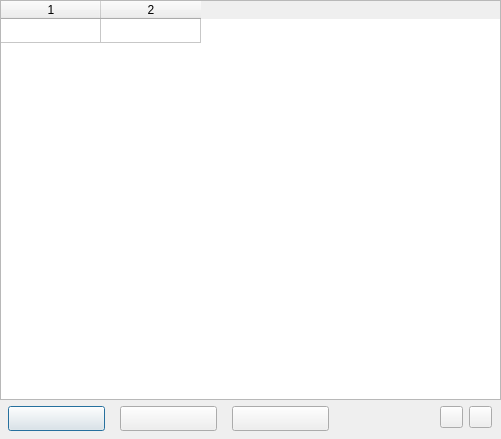
<?xml version="1.0" encoding="UTF-8"?>
<ui version="4.0">
  <class>UserInfoForm</class>
  <widget class="QDialog" name="UserInfoForm">
    <property name="geometry"><rect><x>0</x><y>0</y><width>501</width><height>439</height></rect></property>
    <property name="windowTitle"><string>Benutzerdefinierte Informationen</string></property>
    <property name="vclPosition" stdset="0"><string notr="true">poOwnerFormCenter</string></property>
    <property name="vclBorderIcons" stdset="0"><string notr="true">biSystemMenu,biMaximize</string></property>
    <property name="vclKeyPreview" stdset="0"><bool>true</bool></property>
    <property name="vclDesignWidth" stdset="0"><number>501</number></property>
    <property name="vclDesignHeight" stdset="0"><number>439</number></property>
    <widget class="QFrame" name="Panel1">
      <property name="geometry"><rect><x>0</x><y>400</y><width>501</width><height>39</height></rect></property>
      <property name="vclAlign" stdset="0"><string notr="true">alBottom</string></property>
      <property name="frameShape"><enum>QFrame::NoFrame</enum></property>
      <property name="frameShadow"><enum>QFrame::Plain</enum></property>
      <property name="vclClass" stdset="0"><string notr="true">TPanel</string></property>
      <widget class="QToolButton" name="DelButton">
        <property name="geometry"><rect><x>469</x><y>6</y><width>23</width><height>22</height></rect></property>
        <property name="vclAnchors" stdset="0"><string notr="true">akTop,akRight</string></property>
        <property name="icon"><iconset resource="../../resources/dfend.qrc"><normaloff>:/glyphs/190e94d8efb3a1c9.png</normaloff></iconset></property>
        <property name="iconSize"><size><width>16</width><height>16</height></size></property>
      </widget>
      <widget class="QToolButton" name="AddButton">
        <property name="geometry"><rect><x>440</x><y>6</y><width>23</width><height>22</height></rect></property>
        <property name="vclAnchors" stdset="0"><string notr="true">akTop,akRight</string></property>
        <property name="icon"><iconset resource="../../resources/dfend.qrc"><normaloff>:/glyphs/7bc99400adfc8024.png</normaloff></iconset></property>
        <property name="iconSize"><size><width>16</width><height>16</height></size></property>
      </widget>
      <widget class="QPushButton" name="OKButton">
        <property name="geometry"><rect><x>8</x><y>6</y><width>97</width><height>25</height></rect></property>
        <property name="text"><string></string></property>
        <property name="autoDefault"><bool>false</bool></property>
        <property name="vclKind" stdset="0"><string notr="true">bkOK</string></property>
        <property name="default"><bool>true</bool></property>
        <property name="vclModalResult" stdset="0"><string notr="true">mrOk</string></property>
        <property name="vclOnClick" stdset="0"><string notr="true">OKButtonClick</string></property>
      </widget>
      <widget class="QPushButton" name="CancelButton">
        <property name="geometry"><rect><x>120</x><y>6</y><width>97</width><height>25</height></rect></property>
        <property name="text"><string></string></property>
        <property name="autoDefault"><bool>false</bool></property>
        <property name="vclKind" stdset="0"><string notr="true">bkCancel</string></property>
        <property name="vclCancel" stdset="0"><bool>true</bool></property>
        <property name="vclModalResult" stdset="0"><string notr="true">mrCancel</string></property>
      </widget>
      <widget class="QPushButton" name="HelpButton">
        <property name="geometry"><rect><x>232</x><y>6</y><width>97</width><height>25</height></rect></property>
        <property name="text"><string></string></property>
        <property name="autoDefault"><bool>false</bool></property>
        <property name="vclKind" stdset="0"><string notr="true">bkHelp</string></property>
        <property name="vclOnClick" stdset="0"><string notr="true">HelpButtonClick</string></property>
      </widget>
    </widget>
    <widget class="QTableWidget" name="Tab">
      <property name="geometry"><rect><x>0</x><y>0</y><width>501</width><height>400</height></rect></property>
      <property name="vclAlign" stdset="0"><string notr="true">alClient</string></property>
      <property name="columnCount"><number>2</number></property>
      <property name="rowCount"><number>1</number></property>
      <property name="vclFixedCols" stdset="0"><number>0</number></property>
      <property name="vclFixedRows" stdset="0"><number>1</number></property>
      <attribute name="verticalHeaderVisible"><bool>false</bool></attribute>
      <attribute name="verticalHeaderDefaultSectionSize"><number>24</number></attribute>
    </widget>
    <widget class="QMenu" name="AddUserDataPopupMenu">
      <property name="vclPopupMenu" stdset="0"><bool>true</bool></property>
    </widget>
  </widget>
  <tabstops>
    <tabstop>OKButton</tabstop>
    <tabstop>CancelButton</tabstop>
    <tabstop>HelpButton</tabstop>
    <tabstop>Tab</tabstop>
  </tabstops>
  <resources><include location="../../resources/dfend.qrc"/></resources>
  <connections/>
</ui>
